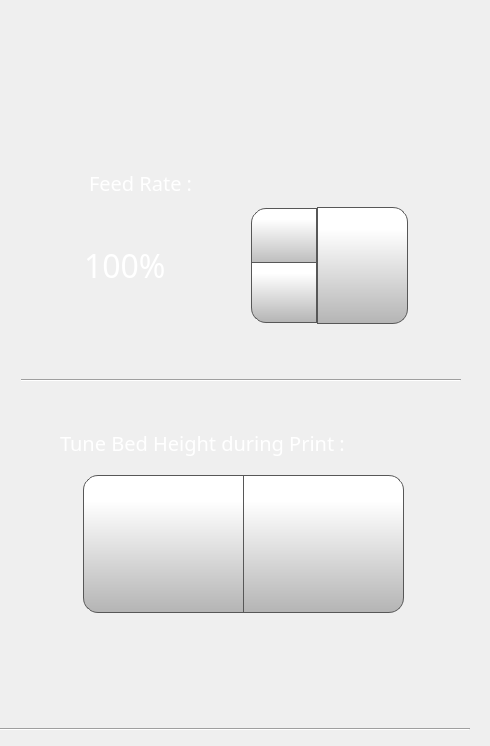
      <widget class="QWidget" name="feedRateTab">
       <attribute name="icon">
        <iconset>
         <normaloff>templates/img/wrench.png</normaloff>
         <normalon>templates/img/wrench_selected.png</normalon>templates/img/wrench.png</iconset>
       </attribute>
       <attribute name="title">
        <string/>
       </attribute>
       <widget class="QLabel" name="feedRateLabelControlPage">
        <property name="geometry">
         <rect>
          <x>89</x>
          <y>167</y>
          <width>181</width>
          <height>31</height>
         </rect>
        </property>
        <property name="font">
         <font>
          <family>Gotham Light</family>
          <pointsize>15</pointsize>
          <weight>50</weight>
          <bold>false</bold>
         </font>
        </property>
        <property name="styleSheet">
         <string notr="true">color: rgb(255, 255, 255);
background-color: rgba(255, 255, 255, 0);</string>
        </property>
        <property name="text">
         <string>Feed Rate :</string>
        </property>
       </widget>
       <widget class="QSpinBox" name="feedRateSpinBox">
        <property name="geometry">
         <rect>
          <x>79</x>
          <y>205</y>
          <width>241</width>
          <height>121</height>
         </rect>
        </property>
        <property name="font">
         <font>
          <family>Gotham</family>
          <pointsize>24</pointsize>
         </font>
        </property>
        <property name="styleSheet">
         <string notr="true">QSpinBox {
    padding-right: 5px; /* make room for the arrows */
	color: rgb(255, 255, 255);
	background-color: rgba(255, 255, 255, 0);
   
}
QSpinBox ::text:selected {
	background-color: rgb(255, 146, 57);
   
}
QSpinBox::up-button {
     border: 1px solid rgb(87, 87, 87);

border-top-left-radius: 15px;
	background-color: qlineargradient(spread:pad, x1:0, y1:1, x2:0, y2:0.188, stop:0 rgba(180, 180, 180, 255), stop:1 rgba(255, 255, 255, 255));
    width: 60px;
     height: 55px;
    padding: 2px;
}

QSpinBox::up-arrow { 
image: url(./templates/img/arrows.png);
    width: 40px;
     height: 40px;
padding: 5px;
}



QSpinBox::up-button:pressed {
    background-color: qlineargradient(x1: 0, y1: 0, x2: 0, y2: 1,
                                      stop: 0 #dadbde, stop: 1 #f6f7fa);
}


QSpinBox::down-button {
     border: 1px solid rgb(87, 87, 87);
border-bottom-left-radius: 15px;
	background-color: qlineargradient(spread:pad, x1:0, y1:1, x2:0, y2:0.188, stop:0 rgba(180, 180, 180, 255), stop:1 rgba(255, 255, 255, 255));
    width: 60px;
     height: 55px;
    padding: 2px;
}

QSpinBox::down-arrow { 
image: url(./templates/img/arrows-5.png);
    width: 40px;
    height: 40px;
padding: 5px;
}

QSpinBox::down-button:pressed {
    background-color: qlineargradient(x1: 0, y1: 0, x2: 0, y2: 1,
                                      stop: 0 #dadbde, stop: 1 #f6f7fa);

}

</string>
        </property>
        <property name="frame">
         <bool>false</bool>
        </property>
        <property name="readOnly">
         <bool>false</bool>
        </property>
        <property name="buttonSymbols">
         <enum>QAbstractSpinBox::UpDownArrows</enum>
        </property>
        <property name="accelerated">
         <bool>true</bool>
        </property>
        <property name="suffix">
         <string>%</string>
        </property>
        <property name="minimum">
         <number>50</number>
        </property>
        <property name="maximum">
         <number>200</number>
        </property>
        <property name="singleStep">
         <number>1</number>
        </property>
        <property name="value">
         <number>100</number>
        </property>
       </widget>
       <widget class="QPushButton" name="setFeedRateButton">
        <property name="geometry">
         <rect>
          <x>317</x>
          <y>207</y>
          <width>91</width>
          <height>117</height>
         </rect>
        </property>
        <property name="font">
         <font>
          <family>Gotham</family>
          <pointsize>13</pointsize>
         </font>
        </property>
        <property name="styleSheet">
         <string notr="true">QPushButton {
     border: 1px solid rgb(87, 87, 87);
	background-color: qlineargradient(spread:pad, x1:0, y1:1, x2:0, y2:0.188, stop:0 rgba(180, 180, 180, 255), stop:1 rgba(255, 255, 255, 255));
border-top-right-radius: 15px;
border-bottom-right-radius: 15px;

}

QPushButton:pressed {
    background-color: qlineargradient(x1: 0, y1: 0, x2: 0, y2: 1,
                                      stop: 0 #dadbde, stop: 1 #f6f7fa);
}

QPushButton:flat {
    border: none; /* no border for a flat push button */
}

QPushButton:default {
    border-color: navy; /* make the default button prominent */
}

QPushButton:focus {
	outline: none;
}</string>
        </property>
        <property name="text">
         <string/>
        </property>
        <property name="icon">
         <iconset>
          <normaloff>templates/img/verification-mark.png</normaloff>templates/img/verification-mark.png</iconset>
        </property>
        <property name="iconSize">
         <size>
          <width>50</width>
          <height>50</height>
         </size>
        </property>
       </widget>
       <widget class="QPushButton" name="moveZMBabyStep">
        <property name="geometry">
         <rect>
          <x>243</x>
          <y>475</y>
          <width>161</width>
          <height>138</height>
         </rect>
        </property>
        <property name="minimumSize">
         <size>
          <width>0</width>
          <height>0</height>
         </size>
        </property>
        <property name="font">
         <font>
          <family>Gotham</family>
          <pointsize>15</pointsize>
         </font>
        </property>
        <property name="styleSheet">
         <string notr="true">QPushButton {
     border: 1px solid rgb(87, 87, 87);

	background-color: qlineargradient(spread:pad, x1:0, y1:1, x2:0, y2:0.188, stop:0 rgba(180, 180, 180, 255), stop:1 rgba(255, 255, 255, 255));
	border-bottom-right-radius: 15px;
	border-top-right-radius: 15px;
}

QPushButton:pressed {
    background-color: qlineargradient(x1: 0, y1: 0, x2: 0, y2: 1,
                                      stop: 0 #dadbde, stop: 1 #f6f7fa);
}

QPushButton:flat {
    border: none; /* no border for a flat push button */
}

QPushButton:default {
    border-color: navy; /* make the default button prominent */
}

QPushButton:focus {
	outline: none;
}</string>
        </property>
        <property name="text">
         <string/>
        </property>
        <property name="icon">
         <iconset>
          <normaloff>templates/img/arrows.png</normaloff>templates/img/arrows.png</iconset>
        </property>
        <property name="iconSize">
         <size>
          <width>40</width>
          <height>40</height>
         </size>
        </property>
        <property name="checkable">
         <bool>false</bool>
        </property>
        <property name="autoDefault">
         <bool>false</bool>
        </property>
        <property name="default">
         <bool>false</bool>
        </property>
        <property name="flat">
         <bool>false</bool>
        </property>
       </widget>
       <widget class="QPushButton" name="moveZPBabyStep">
        <property name="geometry">
         <rect>
          <x>83</x>
          <y>475</y>
          <width>161</width>
          <height>138</height>
         </rect>
        </property>
        <property name="minimumSize">
         <size>
          <width>0</width>
          <height>0</height>
         </size>
        </property>
        <property name="font">
         <font>
          <family>Gotham</family>
          <pointsize>15</pointsize>
         </font>
        </property>
        <property name="styleSheet">
         <string notr="true">QPushButton {
     border: 1px solid rgb(87, 87, 87);

	background-color: qlineargradient(spread:pad, x1:0, y1:1, x2:0, y2:0.188, stop:0 rgba(180, 180, 180, 255), stop:1 rgba(255, 255, 255, 255));
	border-bottom-left-radius: 15px;
	border-top-left-radius: 15px;
}

QPushButton:pressed {
    background-color: qlineargradient(x1: 0, y1: 0, x2: 0, y2: 1,
                                      stop: 0 #dadbde, stop: 1 #f6f7fa);
}

QPushButton:flat {
    border: none; /* no border for a flat push button */
}

QPushButton:default {
    border-color: navy; /* make the default button prominent */
}

QPushButton:focus {
	outline: none;
}</string>
        </property>
        <property name="text">
         <string/>
        </property>
        <property name="icon">
         <iconset>
          <normaloff>templates/img/arrows-5.png</normaloff>templates/img/arrows-5.png</iconset>
        </property>
        <property name="iconSize">
         <size>
          <width>40</width>
          <height>40</height>
         </size>
        </property>
        <property name="checkable">
         <bool>false</bool>
        </property>
        <property name="autoDefault">
         <bool>false</bool>
        </property>
        <property name="default">
         <bool>false</bool>
        </property>
        <property name="flat">
         <bool>false</bool>
        </property>
       </widget>
       <widget class="QLabel" name="flowRateLabelControlPage_5">
        <property name="geometry">
         <rect>
          <x>60</x>
          <y>427</y>
          <width>421</width>
          <height>31</height>
         </rect>
        </property>
        <property name="font">
         <font>
          <family>Gotham Light</family>
          <pointsize>15</pointsize>
          <weight>50</weight>
          <bold>false</bold>
         </font>
        </property>
        <property name="styleSheet">
         <string notr="true">color: rgb(255, 255, 255);
background-color: rgba(255, 255, 255, 0);</string>
        </property>
        <property name="text">
         <string>Tune Bed Height during Print :</string>
        </property>
       </widget>
       <widget class="Line" name="line_4">
        <property name="geometry">
         <rect>
          <x>-10</x>
          <y>721</y>
          <width>480</width>
          <height>16</height>
         </rect>
        </property>
        <property name="orientation">
         <enum>Qt::Horizontal</enum>
        </property>
       </widget>
       <widget class="Line" name="line_7">
        <property name="geometry">
         <rect>
          <x>21</x>
          <y>370</y>
          <width>440</width>
          <height>20</height>
         </rect>
        </property>
        <property name="orientation">
         <enum>Qt::Horizontal</enum>
        </property>
       </widget>
       <zorder>feedRateSpinBox</zorder>
       <zorder>feedRateLabelControlPage</zorder>
       <zorder>setFeedRateButton</zorder>
       <zorder>moveZMBabyStep</zorder>
       <zorder>moveZPBabyStep</zorder>
       <zorder>flowRateLabelControlPage_5</zorder>
       <zorder>line_4</zorder>
       <zorder>line_7</zorder>
      </widget>
